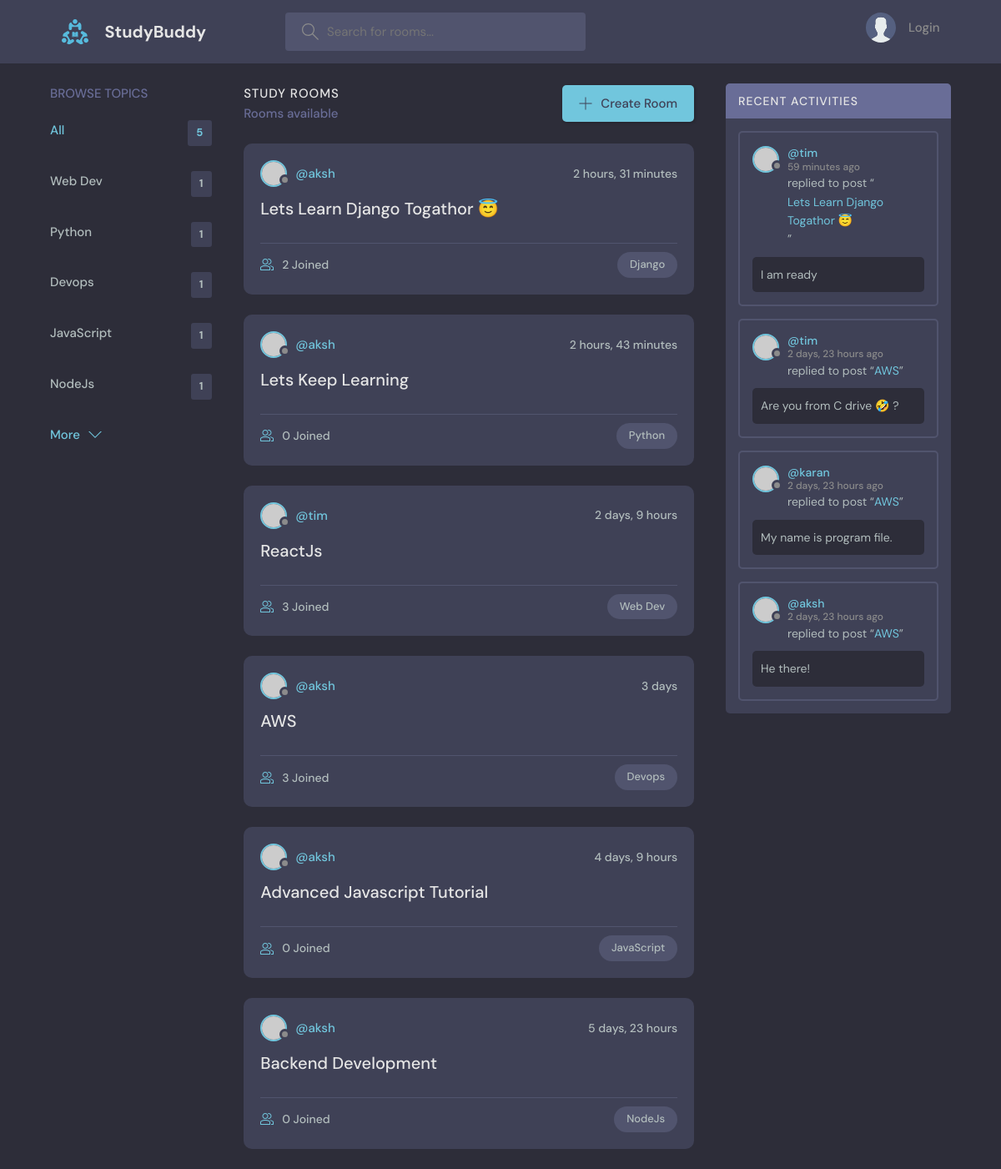
The page / on the database its author committed.
### base/models.py (models this page shows, shortened)
class Topic(models.Model):
    name = models.CharField(max_length=200)

class Room(models.Model):
    host = models.ForeignKey(User, on_delete=models.SET_NULL, null=True)
    topic = models.ForeignKey(Topic, on_delete=models.SET_NULL, null=True)
    name = models.CharField(max_length=200)
    description = models.TextField(null=True, blank=True)
    participants = models.ManyToManyField(User,related_name='participants', blank=True)
    updated = models.DateTimeField(auto_now=True)
    created = models.DateTimeField(auto_now_add=True)
    class Meta:
        ordering = ['-updated', '-created']
    def __str__(self):
        return self.name # has to be string value

class Message(models.Model):
    user = models.ForeignKey(User, on_delete=models.CASCADE)
    room = models.ForeignKey(Room, on_delete=models.CASCADE)
    body = models.TextField()
    updated = models.DateTimeField(auto_now=True)
    created = models.DateTimeField(auto_now_add=True)
    class Meta:
        ordering = ['-updated', '-created']
    def __str__(self):
        return self.body[0:50]

### base/views.py (the view)
# urls.py: 2. Add a URL to urlpatterns:  path('', views.home, name='home')
def home(request):
    q = request.GET.get('q') if request.GET.get('q') != None else ''
    rooms = Room.objects.filter(
        Q(topic__name__icontains=q) |
        Q(name__icontains=q) |
        Q(description__icontains=q)
        )
    topics = Topic.objects.all()[0:5]
    rooms_count = rooms.count()
    room_messages = Message.objects.filter(Q(room__name__icontains=q))
    context = {'rooms' : rooms, 'topics' : topics, 'rooms_count' : rooms_count, 'room_messages' : room_messages}
    return render(request, 'base/home.html', context)

### base/templates/base/home.html (shortened to what this page needs)
{% extends 'main.html' %} {% block content %}
<main class="layout layout--3">
  <div class="container">
    {% include 'base/topics_component.html' %}
    <div class="roomList">
      <div class="roomList__header">
        <div>
          <h2>Study Rooms</h2>
          <p>{{room_count}} Rooms available</p>
        </div>
        <a class="btn btn--main" href="{% url 'create-room' %}">
          <svg
            version="1.1"
            xmlns="http://www.w3.org/2000/svg"
            width="32"
            height="32"
            viewBox="0 0 32 32"
          >
            <title>add</title>
            <path
              d="M16.943 0.943h-1.885v14.115h-14.115v1.885h14.115v14.115h1.885v-14.115h14.115v-1.885h-14.115v-14.115z"
            ></path>
          </svg>
          Create Room
        </a>
      </div>
      {% include 'base/feed_component.html' %}
    </div>
    {% include 'base/activity_component.html' %}
  </div>
</main>
{% endblock %}

### base/templates/base/topics_component.html
<div class="topics">
  <div class="topics__header">
    <h2>Browse Topics</h2>
  </div>
  <ul class="topics__list">
    <li>
      <a href="{% url 'home' %}" class="active"
        >All <span>{{topics.count}}</span></a
      >
    </li>
    {% for topic in topics %}
    <li>
      <a href="{% url 'home' %}?q={{topic.name}}"
        >{{topic.name}}<span>{{topic.room_set.all.count}}</span></a
      >
    </li>
    {% endfor %}
  </ul>
  <a class="btn btn--link" href="{% url 'topics' %}">
    More
    <svg
      version="1.1"
      xmlns="http://www.w3.org/2000/svg"
      width="32"
      height="32"
      viewBox="0 0 32 32"
    >
      <title>chevron-down</title>
      <path d="M16 21l-13-13h-3l16 16 16-16h-3l-13 13z"></path>
    </svg>
  </a>
</div>

### base/templates/base/feed_component.html (shortened to what this page needs)
{% for room in rooms %}
<div class="roomListRoom">
  <div class="roomListRoom__header">
    <a
      href="{% url 'user-profile' room.host.id %}"
      class="roomListRoom__author"
    >
      <div class="avatar avatar--small">
        <img src="https://randomuser.me/api/portraits/women/11.jpg" />
      </div>
      <span>@{{room.host.username}}</span>
    </a>
    <div class="roomListRoom__actions">
      <span>{{room.created|timesince}}</span>
    </div>
  </div>
  <div class="roomListRoom__content">
    <a href="{% url 'room' room.id %}">{{room.name}}</a>
  </div>
  <div class="roomListRoom__meta">
    <a href="{% url 'room' room.id %}" class="roomListRoom__joined">
      {{room.participants.all.count}} Joined
    </a>
    <p class="roomListRoom__topic">{{room.topic.name}}</p>
  </div>
</div>
{% endfor %}

### base/templates/base/activity_component.html (shortened to what this page needs)
<div class="activities">
  <div class="activities__header">
    <h2>Recent Activities</h2>
  </div>
  {% for message in room_messages %}
  <div class="activities__box">
    <div class="activities__boxHeader roomListRoom__header">
      <a
        href="{% url 'user-profile' message.user.id%}"
        class="roomListRoom__author"
      >
        <div class="avatar avatar--small">
          <img src="https://randomuser.me/api/portraits/women/11.jpg" />
        </div>
        <p>
          @{{message.user}}
          <span>{{message.created|timesince}} ago</span>
        </p>
      </a>
    </div>
    <div class="activities__boxContent">
      <p>
        replied to post “<a href="{% url 'room' message.room.id %}"
          >{{message.room}}</a
        >”
      </p>
      <div class="activities__boxRoomContent">{{message}}</div>
    </div>
  </div>
  {% endfor %}
</div>

### rows shown on the page
Topic: name "Web Dev", room_set.all.count "1"
Topic: name "Python", room_set.all.count "1"
Topic: name "Devops", room_set.all.count "1"
Topic: name "JavaScript", room_set.all.count "1"
Topic: name "NodeJs", room_set.all.count "1"
Room: host.username "aksh", created "2 hours, 31 minutes", name "Lets Learn Django Togathor 😇", participants.all.count "2", topic.name "Django"
Room: host.username "aksh", created "2 hours, 43 minutes", name "Lets Keep Learning", participants.all.count "0", topic.name "Python"
Room: host.username "tim", created "2 days, 9 hours", name "ReactJs", participants.all.count "3", topic.name "Web Dev"
Room: host.username "aksh", created "3 days", name "AWS", participants.all.count "3", topic.name "Devops"
Room: host.username "aksh", created "4 days, 9 hours", name "Advanced Javascript Tutorial", participants.all.count "0", topic.name "JavaScript"
Room: host.username "aksh", created "5 days, 23 hours", name "Backend Development", participants.all.count "0", topic.name "NodeJs"
Message: user "tim", created "59 minutes", room "Lets Learn Django Togathor 😇", body "I am ready"
Message: user "tim", created "2 days, 23 hours", room "AWS", body "Are you from C drive 🤣 ?"
Message: user "karan", created "2 days, 23 hours", room "AWS", body "My name is program file."
Message: user "aksh", created "2 days, 23 hours", room "AWS", body "He there!"

### other values the page prints
{{ topics.count }} "5"
